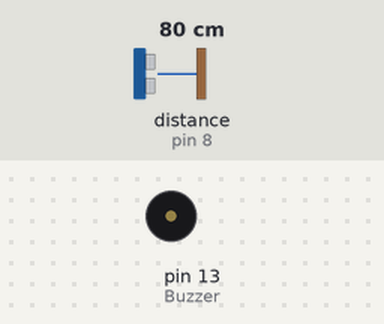
This sketch was run on a simulated Arduino Uno, built with avr-gcc and run on an emulated ATmega328P. Parts: buzzer (waves = sounding). Wiring (inferred from the names in the program): ultrasonic range finder: trigger pin 7; echo pin 8. Inputs (shaded band) come from the test bench; at power-on: distance to the obstacle (sensor on pin 8) 80 cm. The echo pulse lasts 58.3 µs per cm; what the sketch prints to the serial monitor is not drawn.

Above: at 1.2 s.
1.3 s: distance to the obstacle (sensor on pin 8) set to 45 cm
2.8 s: distance to the obstacle (sensor on pin 8) set to 38 cm
Timing chart, 0 to 10.3 s (numbered marks = the images above; inputs shaded):
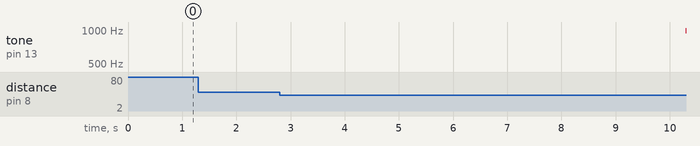

The sketch:

Alarme.ino
```cpp
#define trigPin 7 // Declara constante trigPin
#define echoPin 8 // Declara constante como echoPin
#define tempo 10 // Declara constante de tempo

int frequencia = 0; // Inicializa variável de frequência em 0
int Buzzer = 13; // Inicializa buzzer no pino 13
int duration, distance; // Inicializa variável de distância e tempo

void setup() {
 Serial.begin (9600);
 pinMode(trigPin, OUTPUT);
 pinMode(echoPin, INPUT);
 pinMode(Buzzer, OUTPUT);
}

void loop() {
 digitalWrite(trigPin, HIGH);
 delayMicroseconds(10);
 digitalWrite(trigPin, LOW);
 duration = pulseIn(echoPin, HIGH);
 distance = (duration / 2) / 29.1; // Define base do cálculo de conversão

 if (distance >= 40 || distance <= 0) { // Define as distâncias bases de verificação
 Serial.println("Cesta protegida");
 digitalWrite(Buzzer, LOW);
 }

 else {
 Serial.println("Pessoa Detectada");
 Serial.print("Distância= ");
 Serial.print(distance); // Imprime o valor da distância no Monitor Serial

 for (frequencia = 150; frequencia < 1800; frequencia += 1) { // Tone que produz sirene de polícia
 tone(Buzzer, frequencia, tempo);
 delay(3);
 }
 for (frequencia = 1800; frequencia > 150; frequencia -= 1) { // Tone que produz sirene de polícia
 tone(Buzzer, frequencia, tempo);
 delay(3);
 }
 }
}
```

Measured:
- after the input at 1.3 s, every drawn part: stays the same
- after the input at 2.8 s, tone on pin 13 (Buzzer): silent → 981 Hz after 7.5 s
